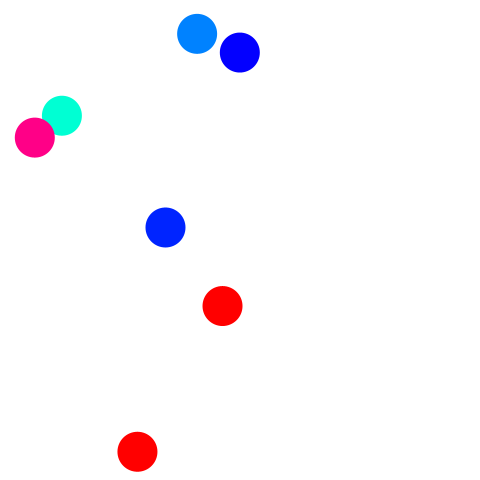
Frame 1 (no input)
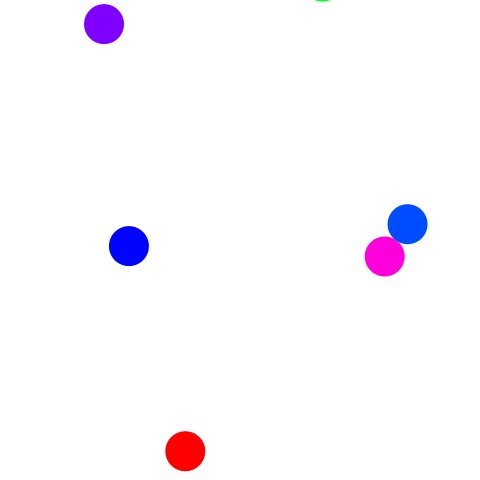
Frame 60 (the mouse pressed at the canvas centre just before this capture)
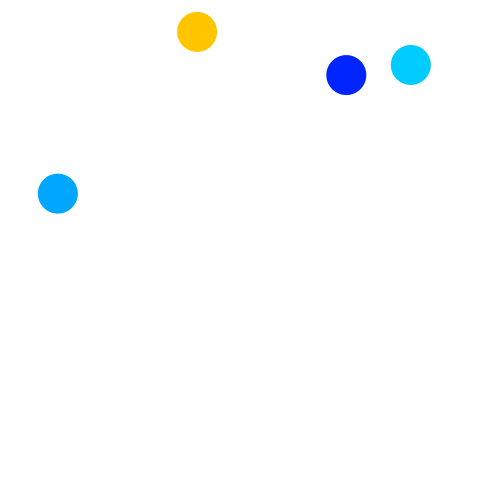
Frame 120 (the mouse held since frame 60 and released just before this capture)

The Processing sketch that drew these frames (run headless with seeded random() and noise(); from frame 60 on, the mouse is pressed at the canvas centre):

// Processing sketch: balls_01
// ── balls_01.pde
// constant
final float gravity = 9.8 / 60;
final int fps = 60;
final int d = 40;
final int x0 =d/2;
final int y0 =d/2;
final int vx0 = 2;
final int vy0 = 2;
final float elas = 0.98;
final int num = (int)random(2, 10);
final int X = 0;
final int Y = 1;
final int VX = 2;
final int VY = 3;
//変数
float[][] balls = new float[num][4];
void setup() {
  size(480, 480);
  noStroke();
  fill(0, 0, 0);
  frameRate(fps);
  colorMode(HSB, 360, 100, 100);
  for (int i = 0; i < num; i++) {
    balls[i][X] = random(d / 2, width - d / 2);
    balls[i][Y] = random(d / 2, height - d / 2);
    balls[i][VX] = random(1, 10);
    balls[i][VY] = random(1, 15);
  }
}

void draw() {
  background(0, 0, 100);

  for (int i = 0; i < num; i++) {
    balls[i] = boundBalls(balls[i]);
    fill(calcHue(balls[i][VX], balls[i][VY]), 100, 100);
    ellipse(balls[i][X], balls[i][Y], d, d);
  }
}

float[] boundBalls(float[] balls) {
  balls[VY] += gravity;
  balls[X] += balls[VX];
  balls[Y] += balls[VY];

  if (balls[Y] > height - d / 2) {
    balls[VY] *=  -1*elas;
    balls[Y] = height - d / 2;
  }
  if (balls[X] < d / 2) {
    balls[VX] *= -1*elas;
    balls[X] = d / 2;
  } else if (balls[X] > width - d / 2) {
    balls[VX] *= -1*elas;
    balls[X] = width - d / 2;
  }

  return balls;
}

float calcHue(float vx, float vy) {
  return (360 * sqrt(vx*vx+vy*vy) / 13);
}
